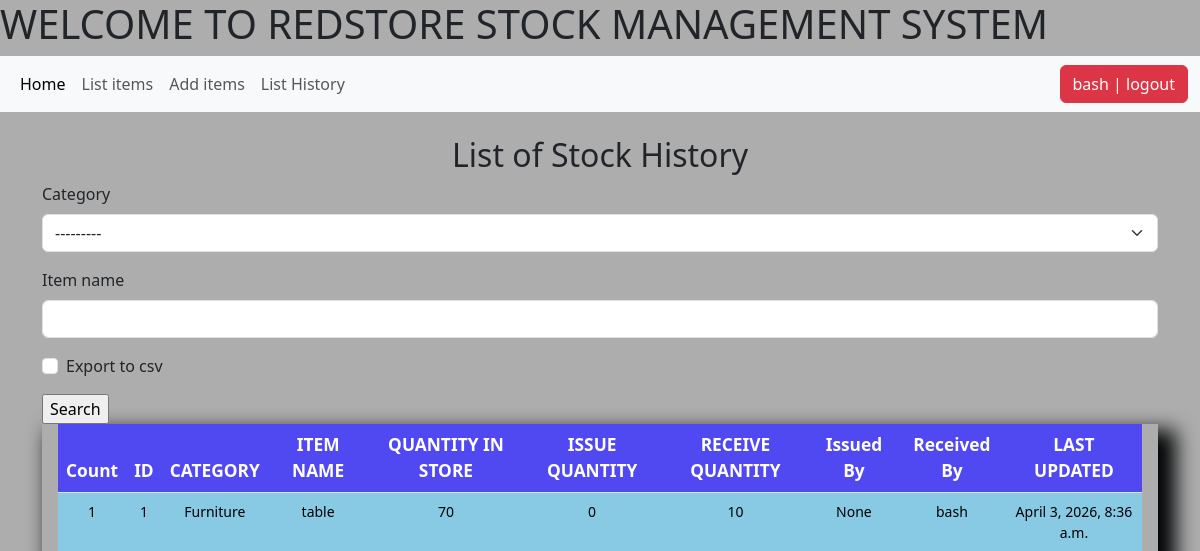
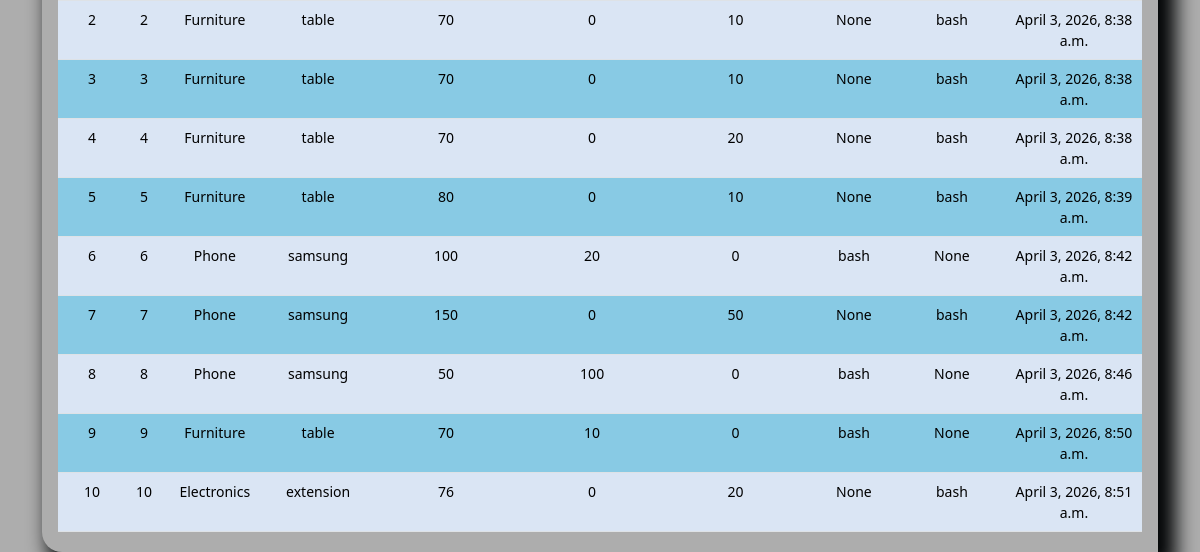
The app's page /list_history/ (signed in), older data (2 pictures, top to bottom).
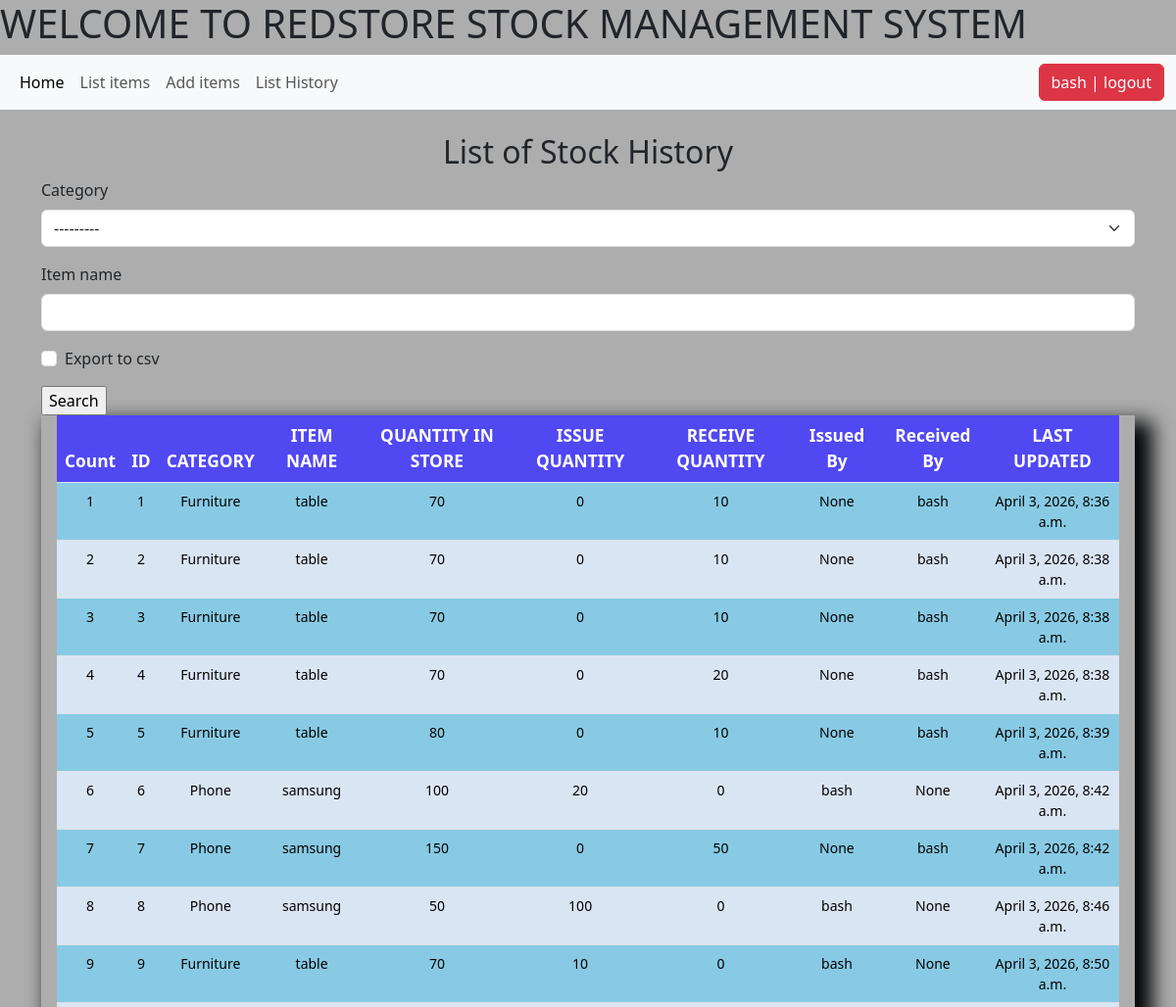
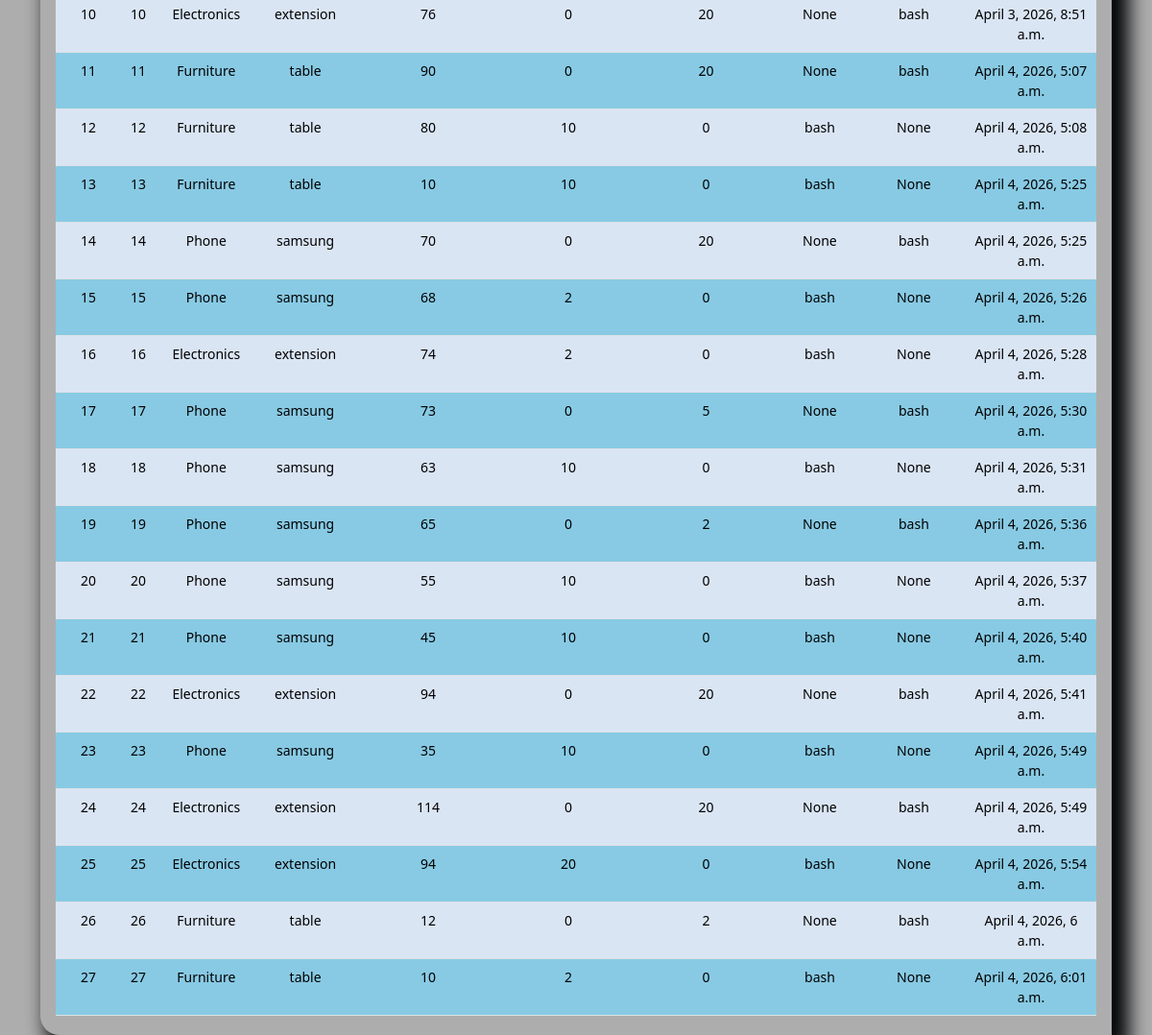
The same page, newer data (2 pictures, top to bottom).
### stockapp/models.py (models this page shows, shortened)
class StockHistory(models.Model):
    category = models.ForeignKey(Category, on_delete=models.CASCADE)
    item_name = models.CharField(max_length=100, blank=True, null=True)
    quantity = models.IntegerField(default=0, blank=True, null=True)
    received_quantity= models.IntegerField(default=0, blank=True, null=True)
    received_by = models.CharField(max_length=100, blank=True, null=True)
    issued_quantity = models.IntegerField(default=0, blank=True, null=True)
    issued_by = models.CharField(max_length=100, blank=True, null=True)
    issue_to = models.CharField(max_length=100, blank=True, null=True)
    last_updated = models.DateTimeField(auto_now_add=False, auto_now=True)
    timestamp = models.DateTimeField(auto_now_add=True, auto_now=False)
    class Meta:
        db_table = 'StockHistory'

class Category(models.Model):
    name = models.CharField(max_length=100,blank=True,null=True)
    def __str__(self):
        return self.name

### stockapp/views.py (the view, shortened to what this page needs)
# urls.py: path('list_history/', views.list_history, name='list_history')
@login_required
def list_history(request):
    header = 'List of Stock History'
    queryset = StockHistory.objects.all()
    form = StockSearchForm(request.POST or None)
    context = {
                "form":form,
                "header":header,
                "queryset":queryset
            }
    return render(request, 'list_history.html', context)

### stockapp/forms.py
class StockSearchForm(forms.ModelForm):
    export_to_csv = forms.BooleanField(required=False)
    category = forms.ModelChoiceField(
        queryset=Category.objects.all(),
        required=False
    )
    item_name = forms.CharField(required=False)
    class Meta:
        model = Stock
        fields = ['category','item_name']

### stockapp/templates/list_history.html (shortened to what this page needs)
{% extends 'navbar.html' %}
{% load crispy_forms_tags %}
{% load static %}
{% block content %}
<h2>{{header}}</h2>
<form action="" method="POST">{% csrf_token %}
    {{form|crispy}}
    <input type="submit" value="Search"/>
</form>
<div class="display_table">
<table class="table">
    <thead>
        <tr>
            <th>Count</th>
            <th>ID</th>
            <th>CATEGORY</th>
            <th>ITEM NAME</th>
             <th>QUANTITY IN STORE</th>
            <th>ISSUE QUANTITY</th>
            <th>RECEIVE QUANTITY</th>
            <th>Issued By</th>
            <th>Received By</th>
            <th>LAST UPDATED</th>
        </tr>
    </thead>
    {% for instance in queryset %}
    <tr>
        <td>{{forloop.counter}}</td>
        <td>{{instance.id}}</td>
        <td>{{instance.category}}</td>
        <td>{{instance.item_name}}</td>
        <td>{{instance.quantity}}</td>
        <td>{{instance.issued_quantity}}</td>
        <td>{{instance.received_quantity}}</td>
        <td>{{instance.issued_by}}</td>
        <td>{{instance.received_by}}</td>
        <td>{{instance.last_updated}}</td>
    </tr>
    {% endfor %}
</table>
</div>
{% endblock content%}

### stockapp/templates/navbar.html (shortened to what this page needs)
{% load static %}
<!DOCTYPE html>
<html lang="en">
<head>
     <link href="https://cdn.jsdelivr.net/npm/bootstrap@5.3.8/dist/css/bootstrap.min.css" rel="stylesheet">
      <link  href="{% static 'css/stylesheet.css' %}" rel="stylesheet">
</head>
<body>
    <h1>WELCOME TO REDSTORE STOCK MANAGEMENT SYSTEM </h1>
    <nav class="navbar navbar-expand-lg bg-body-tertiary">
  <div class="container-fluid">
    <div class="collapse navbar-collapse" id="navbarSupportedContent">
      <ul class="navbar-nav me-auto mb-2 mb-lg-0">
        <li class="nav-item">
          <a class="nav-link active" aria-current="page" href="#">Home</a>
        </li>
          {% if request.user.is_authenticated %}
        <li class="nav-item">
          <a class="nav-link" href="/list_items">List items</a>
        </li>
        <li class="nav-item">
          <a class="nav-link" href="/add_items">Add items</a>
        </li>
        <li class="nav-item">
          <a class="nav-link" href="/list_history">List History</a>
        </li>
        {% endif %}
      </ul>
      <ul class="navbar-nav">
        {% if request.user.is_authenticated %}
        <li>
          <form action="{% url 'logout' %}" method="post" style="display:inline;">
            <button type="submit" class="btn btn-danger">{{ request.user }} | logout</button>
          </form>
        </li>
        {% else %}
        <li>
          <a href="{% url 'login' %}" class="btn btn-primary">login</a>
        </li>
        {% endif %}
      </ul>
    </div>
  </div>
</nav>
<div class="container mt-4">
        {% block content %}
        {% endblock content %}
    </div>
</body>
</html>

### stockapp/static/css/stylesheet.css (style rules this page uses)
body { background-color: rgb(173, 173, 173) }
.table { font-size: 13pt; text-align: center; width: 98%; margin: 0 auto; }
table.table > tbody > tr:nth-of-type(odd) > td { background-color: #88CAE4 !important; font-size: 14px; }
table.table > tbody > tr:nth-of-type(even) > td { background-color: #dae5f4 !important; font-size: 14px; }
table.table > thead > tr > th { background-color: #5048f1 !important; color: white !important; }
h2 { text-align: center; }
.display_table { border-bottom-left-radius: 20px; padding-left: 5px; padding-right: 5px; padding-bottom: 20px; box-shadow: 12px 12px 20px 6px #020405; }

Row changes from the older to the newer data that the page shows:
added StockHistory: id "11", category "Furniture", item_name "table", quantity "90", issued_quantity "0", received_quantity "20", issued_by "None", received_by "bash", last_updated "April 4, 2026, 5:07 a.m."
added StockHistory: id "12", category "Furniture", item_name "table", quantity "80", issued_quantity "10", received_quantity "0", issued_by "bash", received_by "None", last_updated "April 4, 2026, 5:08 a.m."
added StockHistory: id "13", category "Furniture", item_name "table", quantity "10", issued_quantity "10", received_quantity "0", issued_by "bash", received_by "None", last_updated "April 4, 2026, 5:25 a.m."
added StockHistory: id "14", category "Phone", item_name "samsung", quantity "70", issued_quantity "0", received_quantity "20", issued_by "None", received_by "bash", last_updated "April 4, 2026, 5:25 a.m."
added StockHistory: id "15", category "Phone", item_name "samsung", quantity "68", issued_quantity "2", received_quantity "0", issued_by "bash", received_by "None", last_updated "April 4, 2026, 5:26 a.m."
added StockHistory: id "16", category "Electronics", item_name "extension", quantity "74", issued_quantity "2", received_quantity "0", issued_by "bash", received_by "None", last_updated "April 4, 2026, 5:28 a.m."
added StockHistory: id "17", category "Phone", item_name "samsung", quantity "73", issued_quantity "0", received_quantity "5", issued_by "None", received_by "bash", last_updated "April 4, 2026, 5:30 a.m."
added StockHistory: id "18", category "Phone", item_name "samsung", quantity "63", issued_quantity "10", received_quantity "0", issued_by "bash", received_by "None", last_updated "April 4, 2026, 5:31 a.m."
added StockHistory: id "19", category "Phone", item_name "samsung", quantity "65", issued_quantity "0", received_quantity "2", issued_by "None", received_by "bash", last_updated "April 4, 2026, 5:36 a.m."
added StockHistory: id "20", category "Phone", item_name "samsung", quantity "55", issued_quantity "10", received_quantity "0", issued_by "bash", received_by "None", last_updated "April 4, 2026, 5:37 a.m."
added StockHistory: id "21", category "Phone", item_name "samsung", quantity "45", issued_quantity "10", received_quantity "0", issued_by "bash", received_by "None", last_updated "April 4, 2026, 5:40 a.m."
added StockHistory: id "22", category "Electronics", item_name "extension", quantity "94", issued_quantity "0", received_quantity "20", issued_by "None", received_by "bash", last_updated "April 4, 2026, 5:41 a.m."
added StockHistory: id "23", category "Phone", item_name "samsung", quantity "35", issued_quantity "10", received_quantity "0", issued_by "bash", received_by "None", last_updated "April 4, 2026, 5:49 a.m."
added StockHistory: id "24", category "Electronics", item_name "extension", quantity "114", issued_quantity "0", received_quantity "20", issued_by "None", received_by "bash", last_updated "April 4, 2026, 5:49 a.m."
added StockHistory: id "25", category "Electronics", item_name "extension", quantity "94", issued_quantity "20", received_quantity "0", issued_by "bash", received_by "None", last_updated "April 4, 2026, 5:54 a.m."
added StockHistory: id "26", category "Furniture", item_name "table", quantity "12", issued_quantity "0", received_quantity "2", issued_by "None", received_by "bash", last_updated "April 4, 2026, 6 a.m."
added StockHistory: id "27", category "Furniture", item_name "table", quantity "10", issued_quantity "2", received_quantity "0", issued_by "bash", received_by "None", last_updated "April 4, 2026, 6:01 a.m."
